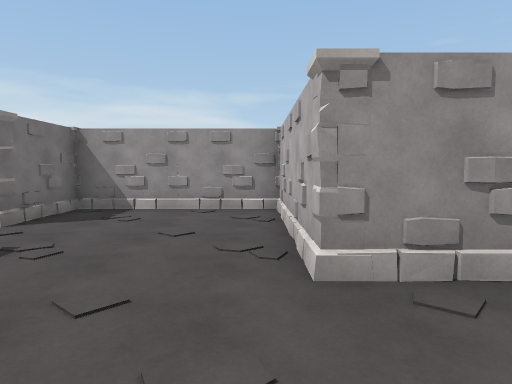
[1] (above)

19 first-person views from a walk through a Unity game level. The camera is 1.5 m above the floor, tilts 4° down and sees 75° across. Doors are open. The floor is counted in squares, 2 m on a side. Each view is taken from the middle of a square. On the plan, view 1 faces up. The plan holds only what a view shows up to about 11 squares ahead; the rest is blank. The place goes on beyond the plan. The player is left out.

[2]
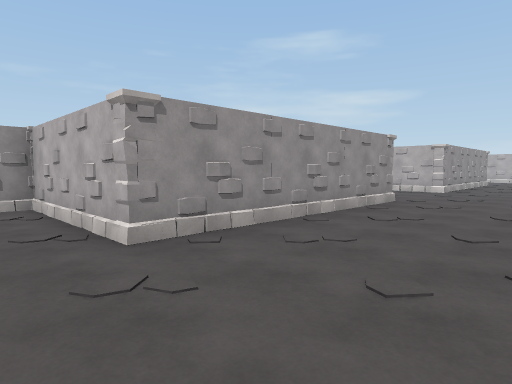

[3]
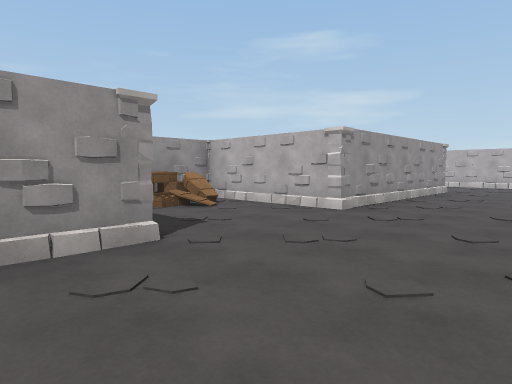

[4]
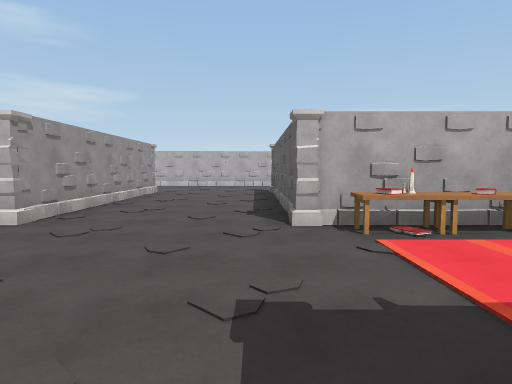

[5]
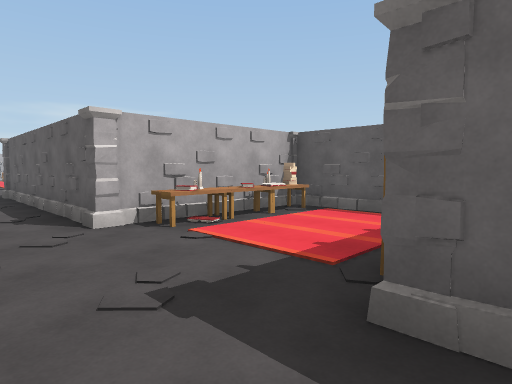

[6]
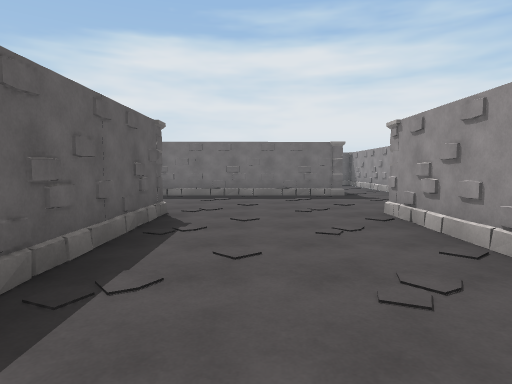

[7]
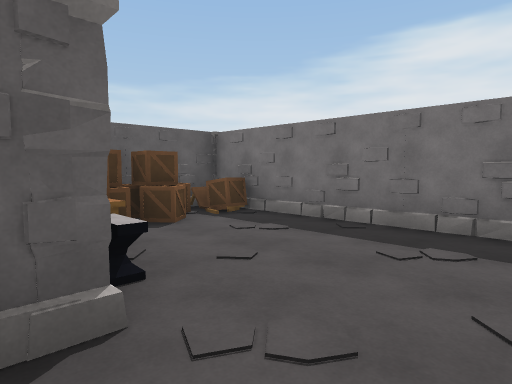

[8]
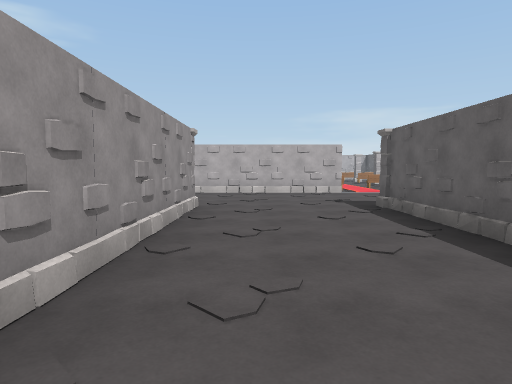

[9]
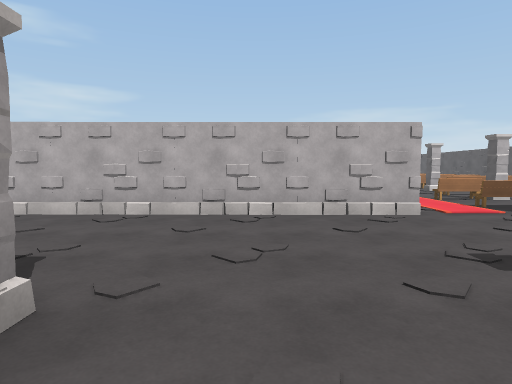

[10]
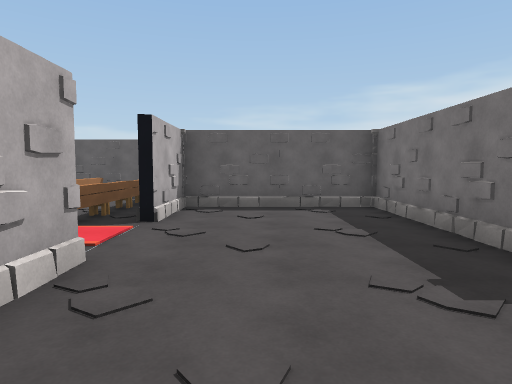

[11]
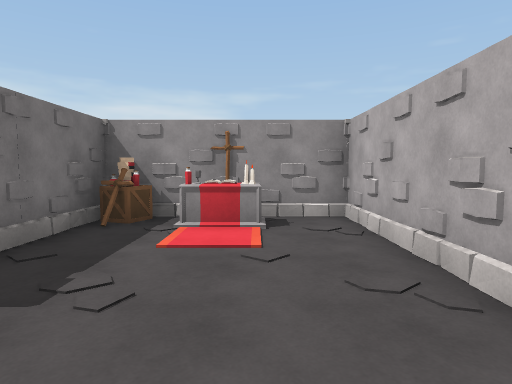

[12]
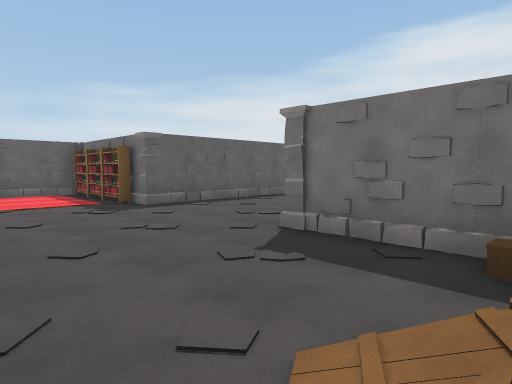

[13]
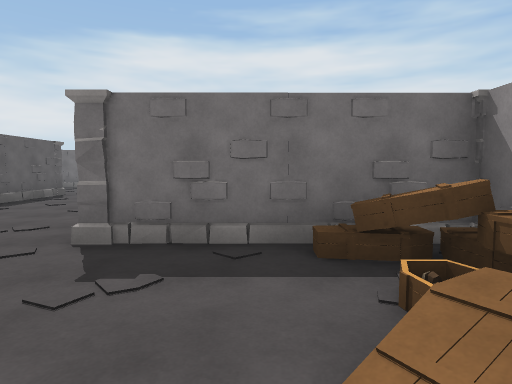

[14]
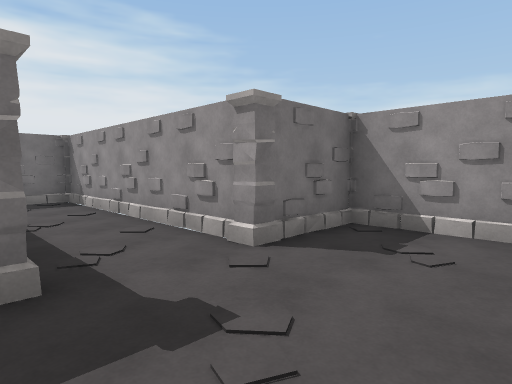

[15]
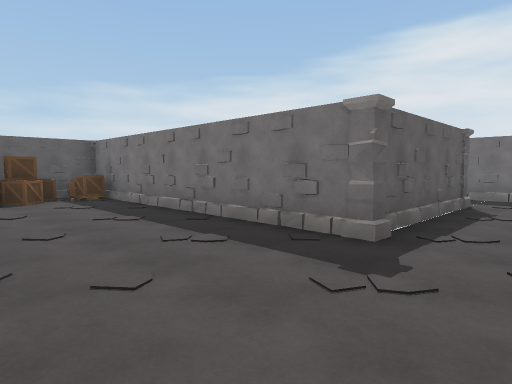

[16]
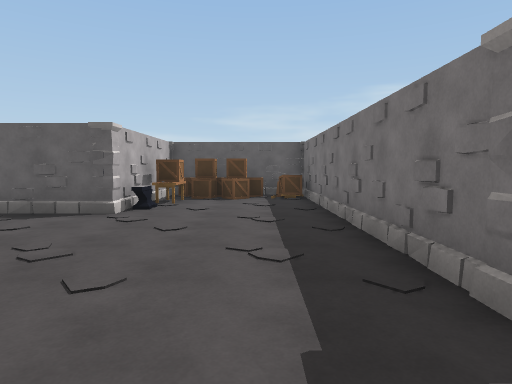

[17]
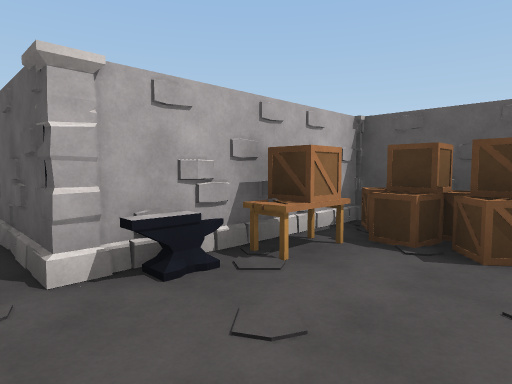

[18]
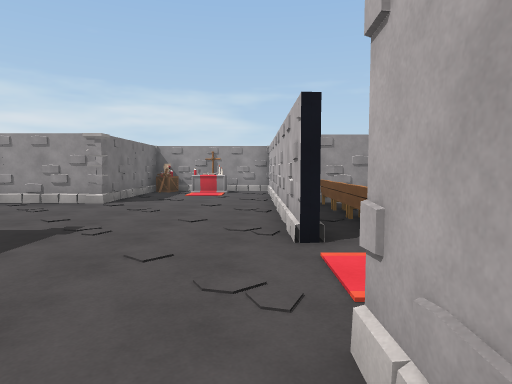

[19]
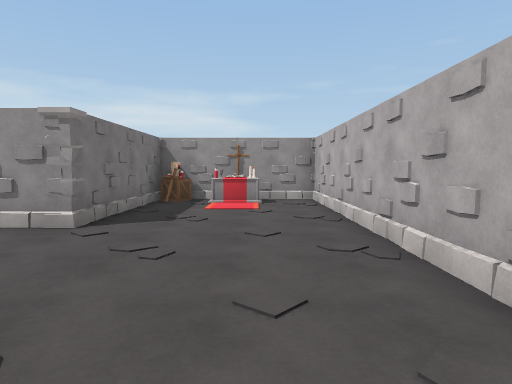

### Floor plan
Points are (right, up) in squares from view 1. A wall is a line through its corners. A room is listed if a view was taken in it or the views show most of it. See-through windows are left out.
Room 1 (views 1, 2, 3, 4, 5, 6, 7, 8, 9, 10, 11, 12, 13, 14, 15, 16, 17, 18, 19)
walls: (10.7, -1.6) (16.5, -1.6); (10.4, 2.5) (10.4, 6.2) (9.4, 6.2); (6.6, 2.2) (0.4, 2.2) (0.4, 6.2) (-3.4, 6.2) (-3.4, 4.6); (6.6, 5.2) (6.6, 2.5); (6.8, -5.6) (10.4, -5.6) (10.4, -1.8); (1.4, -1.6) (6.6, -1.6); (16.6, -2) (16.6, -5.2); (16.6, 5.2) (16.6, 2.2) (10.5, 2.2); (0.4, -3.6) (0.4, -2.4); (17.5, -5.6) (19.5, -5.6); (20.4, -1.8) (20.4, -0.4); (20.4, 2.4) (20.4, 6.2) (17.5, 6.2); (-3.4, 2.2) (-3.4, -5.6) (0.4, -5.6) (0.4, -5.1)
ways out: open door at (-3.3, 3.3); open door at (20.3, -2.7)
objects: other object (-4, 6); crate (-3, -5); table (-3, -4); other object (-3, 2); crate (-2, -5); crate (-1, -5); crate (-1, -4); crate (0, -5); table (0, -4); other object (0, -3); anvil (0, -2); other object (1, -2); other object (1, 2); other object (1, 6); other object (6, 6) to (7, 6); books (7, -5); books (7, -4); books (7, -3); other object (7, -2); other object (7, 2); other object (7, 5); other object (8, 6); other object (9, -5); other object (9, -4); table (9, -3); other object (9, 5); other object (9, 6); table (10, -5); other object (10, -4); other object (10, -3); other object (10, -2); other object (11, 2); other object (11, 6); other object (16, -6) to (17, -6); other object (16, 2); other object (16, 6); other object (17, -2); other object (17, 2); other object (17, 5); other object (17, 6); altar (19, 6); other object (20, -6); other object (20, 6); other object (21, -6); bench (21, -5); bench (21, -4); bench (21, 0); bench (21, 1); bench (21, 2); other object (21, 6)

Positions as (right, up) in squares from view 1, and headings:
1: (0, 0), facing up
2: (-1, -1), facing up-right
3: (5, -1), facing up-right
4: (6, -1), facing right
5: (6, 0), facing down-right
6: (6, 0), facing left
7: (1, 0), facing down-left
8: (10, 1), facing right
9: (15, 1), facing right
10: (19, 1), facing down
11: (19, 1), facing up
12: (10, 5), facing down-left
13: (10, 4), facing left
14: (-1, 2), facing up-left
15: (0, 4), facing down-left
16: (-2, 4), facing down
17: (-2, -1), facing down-right
18: (20, -5), facing up
19: (19, -2), facing up
